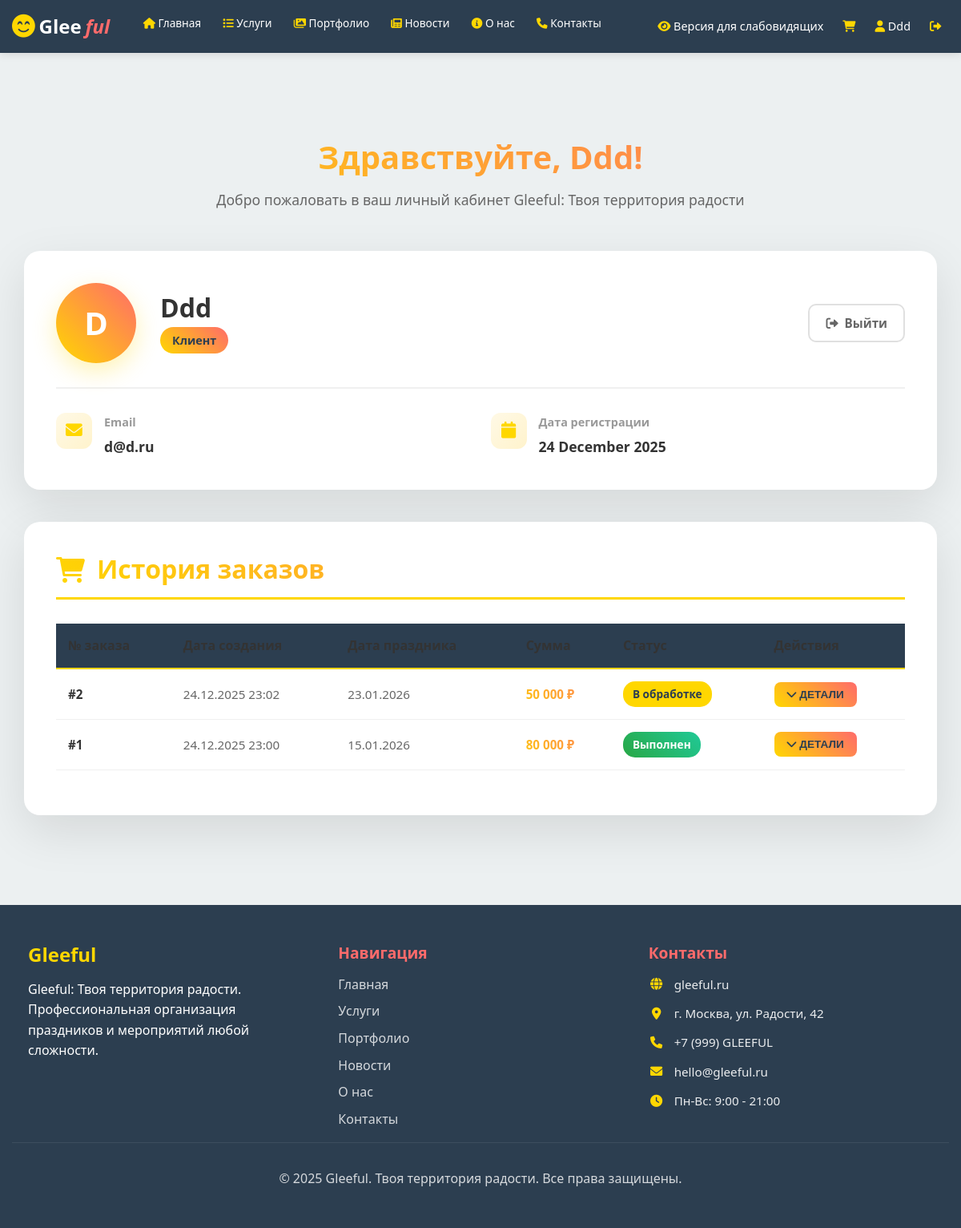
The page /profile (signed in) on the database its author committed.
### app.py (models this page shows, shortened)
class User(UserMixin, db.Model):
    id = db.Column(db.Integer, primary_key=True)
    username = db.Column(db.String(80), unique=True, nullable=False)
    email = db.Column(db.String(120), unique=True, nullable=False)
    password_hash = db.Column(db.String(255), nullable=False)
    is_admin = db.Column(db.Boolean, default=False, nullable=False)
    created_at = db.Column(db.DateTime, default=datetime.utcnow, nullable=False)
    orders = db.relationship('Order', backref='user', lazy=True)
    cart_items = db.relationship('CartItem', backref='user', lazy=True, cascade='all, delete-orphan')

class Order(db.Model):
    id = db.Column(db.Integer, primary_key=True)
    user_id = db.Column(db.Integer, db.ForeignKey('user.id'), nullable=False)
    total_price = db.Column(db.Numeric(10, 2), nullable=False)
    status = db.Column(db.String(50), default='Новый', nullable=False)
    contact_phone = db.Column(db.String(20), nullable=False)
    event_date = db.Column(db.Date, nullable=False)
    date_created = db.Column(db.DateTime, default=datetime.utcnow, nullable=False)
    order_items = db.relationship('OrderItem', backref='order', lazy=True, cascade='all, delete-orphan')

### app.py (the view)
@app.route('/profile')
@login_required
def profile():
    try:
        orders = Order.query.filter_by(user_id=current_user.id)\
                           .order_by(Order.date_created.desc())\
                           .all()
        orders_with_items = []
        for order in orders:
            order_items = db.session.query(OrderItem, Service)\
                                  .join(Service, OrderItem.service_id == Service.id)\
                                  .filter(OrderItem.order_id == order.id)\
                                  .all()
            orders_with_items.append({
                'order': order,
                'order_items': order_items
            })
        return render_template('profile.html', orders=orders_with_items)
    except Exception as e:
        app.logger.error(f'Ошибка при загрузке профиля пользователя {current_user.username}: {str(e)}')
        flash('Произошла ошибка при загрузке профиля', 'error')
        return render_template('profile.html', orders=[])

### templates/profile.html (shortened to what this page needs)
{% extends "base.html" %}
{% block content %}
<div class="profile-page">
    <div class="container profile-container">
        <div class="page-header">
            <h1 class="welcome-title">Здравствуйте, {{ current_user.username }}!</h1>
            <p class="welcome-subtitle">
                Добро пожаловать в ваш личный кабинет Gleeful: Твоя территория радости
            </p>
        </div>
        <div class="user-info-card">
            <div class="user-info-header">
                <div class="user-avatar">
                    {{ current_user.username[0].upper() }}
                </div>
                <div class="user-greeting">
                    <h2 class="user-name">{{ current_user.username }}</h2>
                    <span class="user-status">
                        {% if current_user.is_admin %}
                            Администратор
                        {% else %}
                            Клиент
                        {% endif %}
                    </span>
                </div>
                <div class="user-actions">
                    <a href="{{ url_for('logout') }}" class="action-btn">
                        <i class="fas fa-sign-out-alt"></i>
                        Выйти
                    </a>
                </div>
            </div>
            <div class="user-details">
                <div class="detail-item">
                    <div class="detail-icon">
                        <i class="fas fa-envelope"></i>
                    </div>
                    <div class="detail-content">
                        <div class="detail-label">Email</div>
                        <div class="detail-value">{{ current_user.email }}</div>
                    </div>
                </div>
                <div class="detail-item">
                    <div class="detail-icon">
                        <i class="fas fa-calendar"></i>
                    </div>
                    <div class="detail-content">
                        <div class="detail-label">Дата регистрации</div>
                        <div class="detail-value">
                            {{ current_user.created_at.strftime('%d %B %Y') }}
                        </div>
                    </div>
                </div>
            </div>
        </div>
        <div class="orders-section">
            <h2 class="section-title">
                <i class="fas fa-shopping-cart section-icon"></i>
                История заказов
            </h2>
            {% if orders %}
                <table class="orders-table">
                    <thead>
                        <tr>
                            <th>№ заказа</th>
                            <th>Дата создания</th>
                            <th>Дата праздника</th>
                            <th>Сумма</th>
                            <th>Статус</th>
                            <th>Действия</th>
                        </tr>
                    </thead>
                    <tbody>
                        {% for order_data in orders %}
                        <tr>
                            <td class="order-number">#{{ order_data.order.id }}</td>
                            <td class="order-date">
                                {{ order_data.order.date_created.strftime('%d.%m.%Y %H:%M') }}
                            </td>
                            <td class="order-date">
                                {{ order_data.order.event_date.strftime('%d.%m.%Y') }}
                            </td>
                            <td class="order-price">
                                {{  "{:,.0f}".format(order_data.order.total_price).replace(",", " ") }} ₽
                            </td>
                            <td>
                                <span class="status-badge" data-status="{{ order_data.order.status }}">
                                    {% if order_data.order.status == 'Новый' %}
                                        Новый
                                    {% elif order_data.order.status == 'В обработке' %}
                                        В обработке
                                    {% elif order_data.order.status == 'Подтвержден' %}
                                        Подтвержден
                                    {% elif order_data.order.status == 'Выполнен' or order_data.order.status == 'Завершен' %}
                                        Выполнен
                                    {% elif order_data.order.status == 'Отменен' %}
                                        Отменен
                                    {% else %}
                                        {{ order_data.order.status }}
                                    {% endif %}
                                </span>
                            </td>
                            <td>
                                <button class="details-btn" onclick="toggleDetails({{ order_data.order.id }})">
                                    <i class="fas fa-chevron-down"></i>
                                    Детали
                                </button>
                            </td>
                        </tr>
                        {% endfor %}
                    </tbody>
                </table>
            {% endif %}
        </div>
    </div>
</div>
{% endblock %}

### templates/base.html (shortened to what this page needs)
<!DOCTYPE html>
<html lang="ru">
<head>
    <link rel="stylesheet" href="https://cdnjs.cloudflare.com/ajax/libs/font-awesome/6.0.0/css/all.min.css">
    <link rel="stylesheet" href="{{ url_for('static', filename='css/style.css') }}">
    <link rel="stylesheet" href="{{ url_for('static', filename='vendor/bvi/bvi.min.css') }}" type="text/css">
</head>
<body>
    <header class="header" role="banner">
        <div class="container">
            <div class="header-content">
                <div class="logo">
                    <a href="{{ url_for('index') }}">
                        <i class="fas fa-smile-beam"></i>
                        <span class="logo-glee">Glee</span><span class="logo-ful">ful</span>
                    </a>
                </div>
                <nav class="main-nav" role="navigation" aria-label="Основное меню сайта" id="main-nav">
                    <ul class="nav-list">
                        <li class="nav-item">
                            <a href="{{ url_for('index') }}" class="nav-link">
                                <i class="fas fa-home" aria-hidden="true"></i> Главная
                            </a>
                        </li>
                        <li class="nav-item">
                            <a href="{{ url_for('services') }}" class="nav-link">
                                <i class="fas fa-list" aria-hidden="true"></i> Услуги
                            </a>
                        </li>
                        <li class="nav-item">
                            <a href="{{ url_for('portfolio') }}" class="nav-link">
                                <i class="fas fa-images" aria-hidden="true"></i> Портфолио
                            </a>
                        </li>
                        <li class="nav-item">
                            <a href="{{ url_for('news') }}" class="nav-link">
                                <i class="fas fa-newspaper" aria-hidden="true"></i> Новости
                            </a>
                        </li>
                        <li class="nav-item">
                            <a href="{{ url_for('about') }}" class="nav-link">
                                <i class="fas fa-info-circle" aria-hidden="true"></i> О нас
                            </a>
                        </li>
                        <li class="nav-item">
                            <a href="{{ url_for('contacts') }}" class="nav-link">
                                <i class="fas fa-phone" aria-hidden="true"></i> Контакты
                            </a>
                        </li>
                    </ul>
                </nav>
                <div class="user-panel">
                    <a href="#" class="user-link bvi-open" title="Версия для слабовидящих">
                        <i class="fas fa-eye"></i>
                        <span class="user-link-text">Версия для слабовидящих</span>
                    </a>
                    {% if current_user.is_authenticated %}
                        <a href="{{ url_for('cart') }}" class="user-link cart-link"
                           aria-label="Корзина покупок ({{ cart_count if cart_count else 0 }} товаров)">
                            <i class="fas fa-shopping-cart cart-icon" aria-hidden="true"></i>
                        </a>
                        <a href="{{ url_for('profile') }}" class="user-link"
                           aria-label="Личный кабинет пользователя {{ current_user.username }}">
                            <i class="fas fa-user" aria-hidden="true"></i>
                            {{ current_user.username }}
                        </a>
                        <a href="{{ url_for('logout') }}" class="user-link logout-link"
                           aria-label="Выйти из личного кабинета">
                            <i class="fas fa-sign-out-alt" aria-hidden="true"></i>
                        </a>
                    {% else %}
                        <a href="{{ url_for('login') }}" class="user-link login-link"
                           aria-label="Войти в личный кабинет">
                            <i class="fas fa-sign-in-alt" aria-hidden="true"></i>
                            <span>Войти</span>
                        </a>
                    {% endif %}
                </div>
            </div>
        </div>
    </header>
    <main class="main-content" role="main" id="main-content">
        <div class="container">
            {% block content %}{% endblock %}
        </div>
    </main>
    <footer class="footer" role="contentinfo">
        <div class="container">
            <div class="footer-content">
                <div class="footer-section">
                    <h3>Gleeful</h3>
                    <p>Gleeful: Твоя территория радости. Профессиональная организация праздников и мероприятий любой сложности.</p>
                </div>
                <div class="footer-section">
                    <h4>Навигация</h4>
                    <ul class="footer-links">
                        <li><a href="{{ url_for('index') }}">Главная</a></li>
                        <li><a href="{{ url_for('services') }}">Услуги</a></li>
                        <li><a href="{{ url_for('portfolio') }}">Портфолио</a></li>
                        <li><a href="{{ url_for('news') }}">Новости</a></li>
                        <li><a href="{{ url_for('about') }}">О нас</a></li>
                        <li><a href="{{ url_for('contacts') }}">Контакты</a></li>
                    </ul>
                </div>
                <div class="footer-section">
                    <h4>Контакты</h4>
                    <div class="footer-contact-info">
                        <p><i class="fas fa-globe"></i> gleeful.ru</p>
                        <p><i class="fas fa-map-marker-alt"></i> г. Москва, ул. Радости, 42</p>
                        <p><i class="fas fa-phone"></i> +7 (999) GLEEFUL</p>
                        <p><i class="fas fa-envelope"></i> hello@gleeful.ru</p>
                        <p><i class="fas fa-clock"></i> Пн-Вс: 9:00 - 21:00</p>
                    </div>
                </div>
            </div>
            <div class="footer-bottom">
                <p>&copy; 2025 Gleeful. Твоя территория радости. Все права защищены.</p>
            </div>
        </div>
    </footer>
</body>
</html>

### rows shown on the page
User: username "Ddd", username "D", email "d@d.ru", created_at "24 December 2025"
Order: order.id "2", order.date_created "24.12.2025 23:02", order.event_date "23.01.2026", total_price "50 000"
Order: order.id "1", order.date_created "24.12.2025 23:00", order.event_date "15.01.2026", total_price "80 000"
